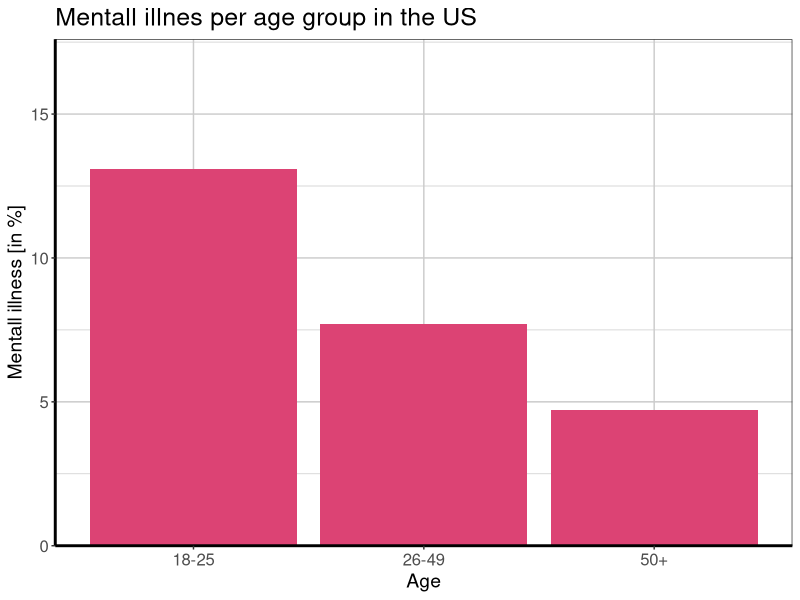
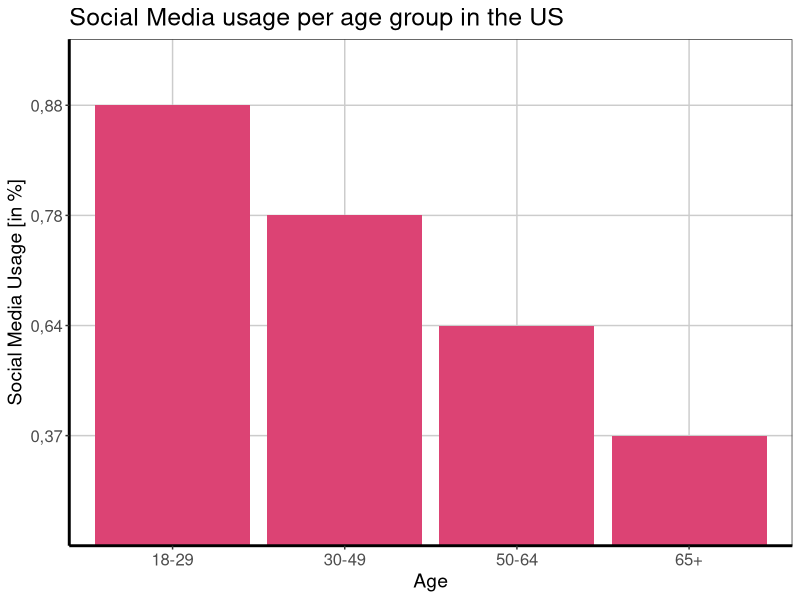

Here is the R script that generated these plots, in order:
library(tidyverse)
library(ggplot2)

#select the datasets folder
setwd(choose.dir())

options(scipen = 999)

#######1.Approach: Age Groups in the US
data<-read.csv(file="sm_usage.csv",header=TRUE,sep=";")

data$date<-as.Date(data$date, "%m/%d/%Y")


data1<-read.csv(file="mental_illness_data_age.csv",header=TRUE,sep=";")

#create barplot for mental illnes per age groups in the US
bar<-ggplot(data=data1, aes(x=Age, y=Percent)) +
  xlab("Age")+
  geom_bar(stat="identity",fill="#dc4374")+
  theme_bw()+
  ggtitle("Mentall illnes per age group in the US")+
  scale_y_continuous(name="Mentall illness [in %]",expand = expansion(mult = c(0, .1)),limits=c(0,16))+
  theme(legend.position = "null" ,
        panel.background = element_blank(),
        panel.grid.major = element_line(colour = "grey80"),
        panel.grid.minor = element_line(colour = "grey80"),
        text = element_text(size = 15),
        axis.title=element_text(size=14),
        axis.line = element_line(size = 1, colour = "black"))
#show barplot
bar

#create data frame sData
selectedData<-subset(data,date=="2018-01-10")
h1<-selectedData$X18.29
h2<-selectedData$X30.49
h3<-selectedData$X50.64
h4<-selectedData$X65
h5<-c("18-29","30-49","50-64","65+")
h6<-c(h1,h2,h3,h4)
sData<-data.frame(Age=h5,Percent=h6)

#create barplot for Social media usage per age group in the US

bar1<-ggplot(data=sData, aes(x=Age, y=Percent)) +
  xlab("Age")+
  ylab("Social Media Usage [in %]")+
  geom_bar(stat="identity",fill="#dc4374")+
  theme_bw()+
  ggtitle("Social Media usage per age group in the US")+
  theme(legend.position = "null" ,
        panel.background = element_blank(),
        panel.grid.major = element_line(colour = "grey80"),
        panel.grid.minor = element_line(colour = "grey80"),
        text = element_text(size = 15),
        axis.title=element_text(size=14),
        axis.line = element_line(size = 1, colour = "black"))

#show barplot
bar1

